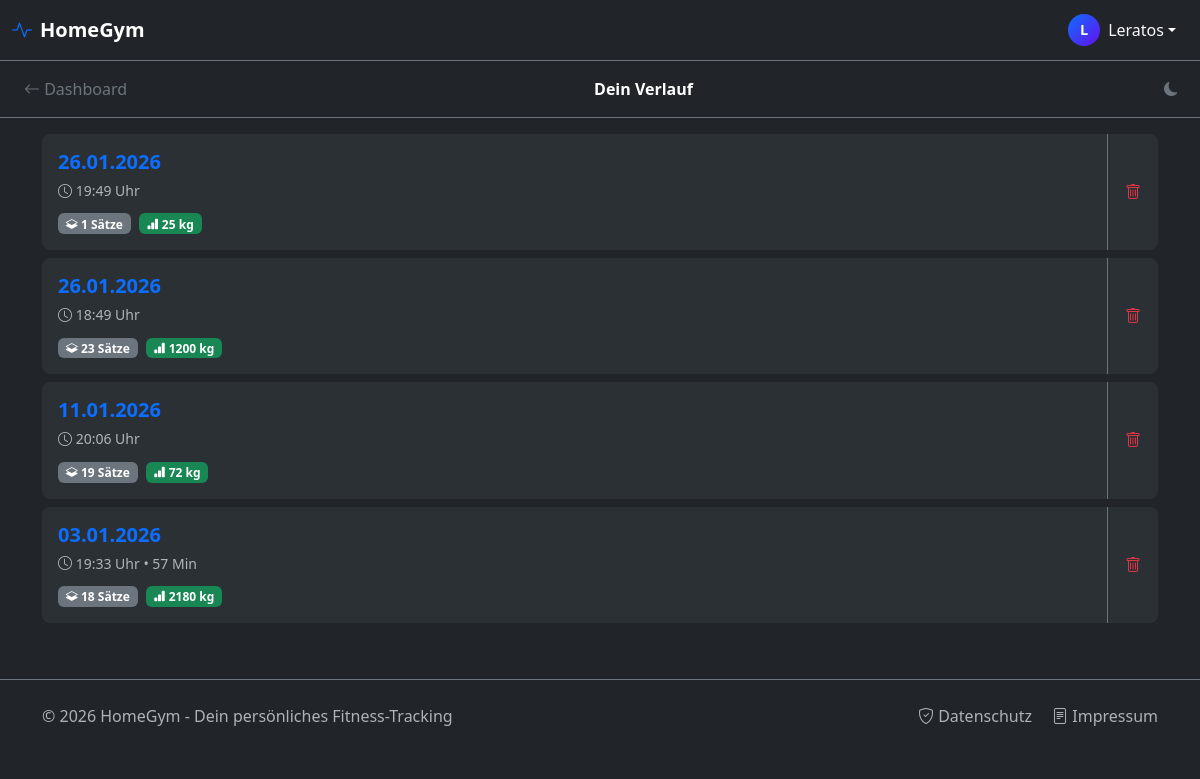
The page /history/ (signed in) on the database as committed earlier.
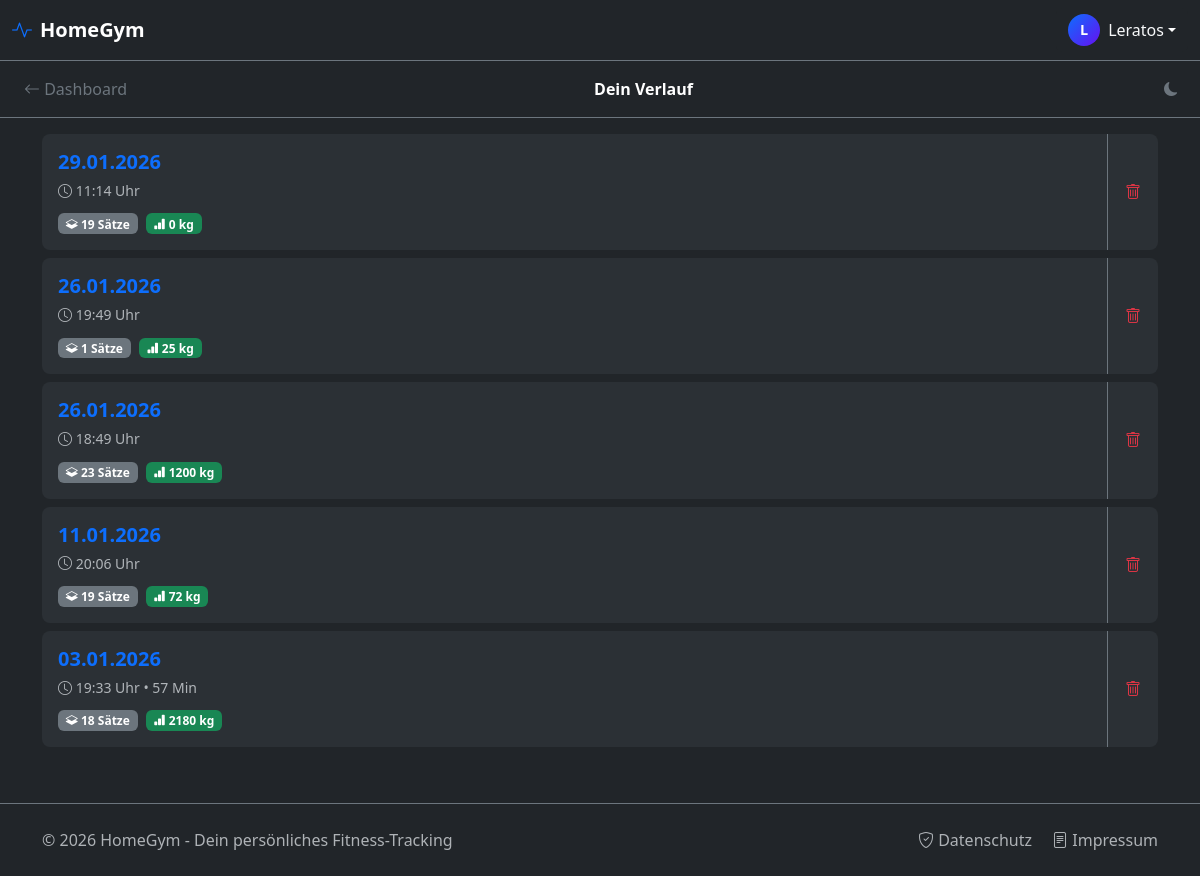
The same page on the database as committed later.
### core/models.py (models this page shows, shortened)
class Trainingseinheit(models.Model):
    user = models.ForeignKey(User, on_delete=models.CASCADE, related_name="trainings", null=True)
    plan = models.ForeignKey('Plan', on_delete=models.SET_NULL, related_name="trainings", null=True, blank=True, verbose_name="Trainingsplan")
    datum = models.DateTimeField(auto_now_add=True)
    dauer_minuten = models.PositiveIntegerField(blank=True, null=True, verbose_name="Dauer (Min)")
    kommentar = models.TextField(blank=True, null=True, verbose_name="Wie lief's?")
    class Meta:
        verbose_name = "Trainingseinheit"
        verbose_name_plural = "Trainingseinheiten"
        ordering = ['-datum']
        indexes = [
            models.Index(fields=['datum']),
        ]

### core/views.py (the view)
# urls.py: path('history/', views.training_list, name='training_list'),
def training_list(request):
    trainings = Trainingseinheit.objects.filter(user=request.user).annotate(satz_count=Count('saetze')).order_by('-datum')
    trainings_mit_volumen = []
    for training in trainings:
        arbeitssaetze = training.saetze.filter(ist_aufwaermsatz=False)
        volumen = sum(float(s.gewicht) * s.wiederholungen for s in arbeitssaetze)
        trainings_mit_volumen.append({
            'training': training,
            'volumen': round(volumen, 1),
            'arbeitssaetze': arbeitssaetze.count()
        })
    context = {
        'trainings_data': trainings_mit_volumen
    }
    return render(request, 'core/training_list.html', context)

### core/context_processors.py (called while the page is built)
def global_context(request):
    return {
        'current_year': datetime.now().year,
    }

### core/templates/core/training_list.html (shortened to what this page needs)
{% load static %}
{% load static %}<!doctype html>
<html lang="de" data-bs-theme="dark" id="htmlRoot">
  <head>
    <link href="https://cdn.jsdelivr.net/npm/bootstrap@5.3.3/dist/css/bootstrap.min.css" rel="stylesheet">
    <link rel="stylesheet" href="https://cdn.jsdelivr.net/npm/bootstrap-icons@1.11.3/font/bootstrap-icons.min.css">
    <link rel="stylesheet" href="{% static 'core/css/theme-styles.css' %}">
    <link rel="stylesheet" href="{% static 'core/css/offline-manager.css' %}">
</head>
  <body>
    {% include 'core/includes/global_header.html' %}
    <nav class="navbar navbar-dark bg-dark border-bottom border-secondary">
      <div class="container-fluid">
        <a class="btn btn-outline-secondary border-0" href="{% url 'dashboard' %}">
            <i class="bi bi-arrow-left"></i> Dashboard
        </a>
        <span class="navbar-text text-white fw-bold">Dein Verlauf</span>
        <div style="width: 40px;">            <button onclick="toggleTheme()" class="btn btn-sm btn-outline-secondary border-0 ms-2" title="Theme wechseln">
              <i class="bi bi-moon-fill" id="themeIcon"></i>
            </button>
</div>
      </div>
    </nav>
    <div class="container pt-3">
      {% if not trainings_data %}
        <div class="text-center py-5 text-muted">
            <i class="bi bi-journal-x display-1 opacity-25"></i>
            <p class="mt-3">Noch keine Trainings absolviert.</p>
            <a href="{% url 'training_select_plan' %}" class="btn btn-primary mt-2">Jetzt starten!</a>
        </div>
      {% else %}
        <div class="list-group">
            {% for data in trainings_data %}
            <div class="list-group-item card-stat border-secondary mb-2 rounded-3 p-0 overflow-hidden">
                <div class="d-flex w-100 align-items-stretch">
                    <a href="{% url 'training_session' data.training.id %}" class="text-decoration-none d-flex flex-grow-1 p-3 align-items-center">
                        <div class="flex-grow-1">
                            <h5 class="mb-1 text-primary fw-bold">
                                {{ data.training.datum|date:"d.m.Y" }}
                            </h5>
                            <small class="text-muted">
                                <i class="bi bi-clock"></i> {{ data.training.datum|date:"H:i" }} Uhr
                                {% if data.training.dauer_minuten %}
                                &bull; {{ data.training.dauer_minuten }} Min
                                {% endif %}
                            </small>
                            <div class="mt-2">
                                <span class="badge bg-secondary me-1">
                                    <i class="bi bi-layers-half"></i> {{ data.arbeitssaetze }} Sätze
                                </span>
                                <span class="badge bg-success">
                                    <i class="bi bi-bar-chart-fill"></i> {{ data.volumen|floatformat:0 }} kg
                                </span>
                            </div>
                        </div>
                    </a>
                    <div class="border-start border-secondary d-flex">
                        <button class="btn btn-link text-danger text-decoration-none d-flex align-items-center px-3"
                                onclick="confirmDeleteTraining('{{ data.training.id }}', '{{ data.training.datum|date:"d.m.Y" }}', '{{ data.arbeitssaetze }}', '{{ data.volumen|floatformat:0 }}')">
                            <i class="bi bi-trash"></i>
                        </button>
                    </div>
                </div>
            </div>
            {% endfor %}
        </div>
      {% endif %}
    </div>
    {% include 'core/includes/global_footer.html' %}
  </body>
</html>

Rows that differ between the two databases and show on the page:
added Trainingseinheit: training.datum "29.01.2026", training.datum "11:14", arbeitssaetze "19", volumen "0"
